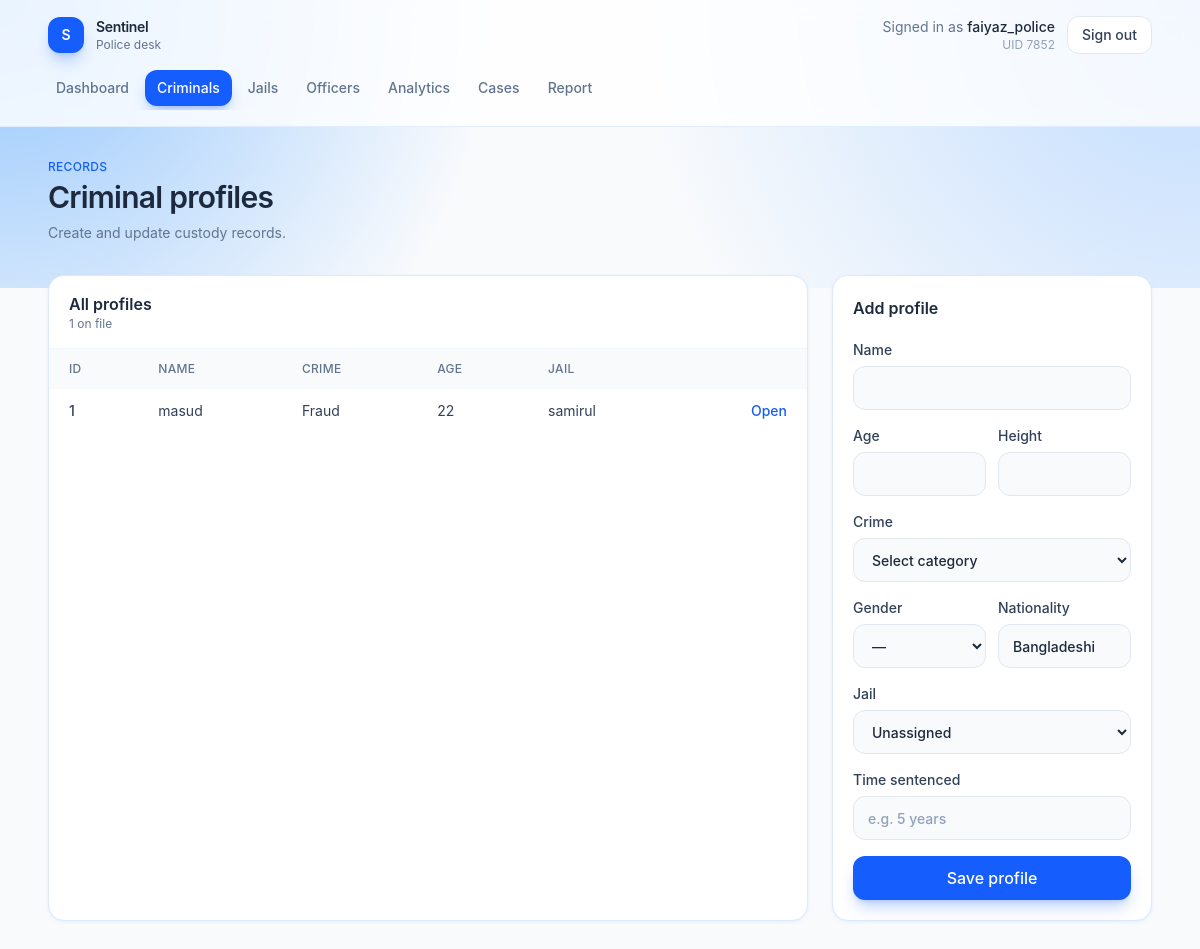
Before: /criminals (signed in) with the older database file.
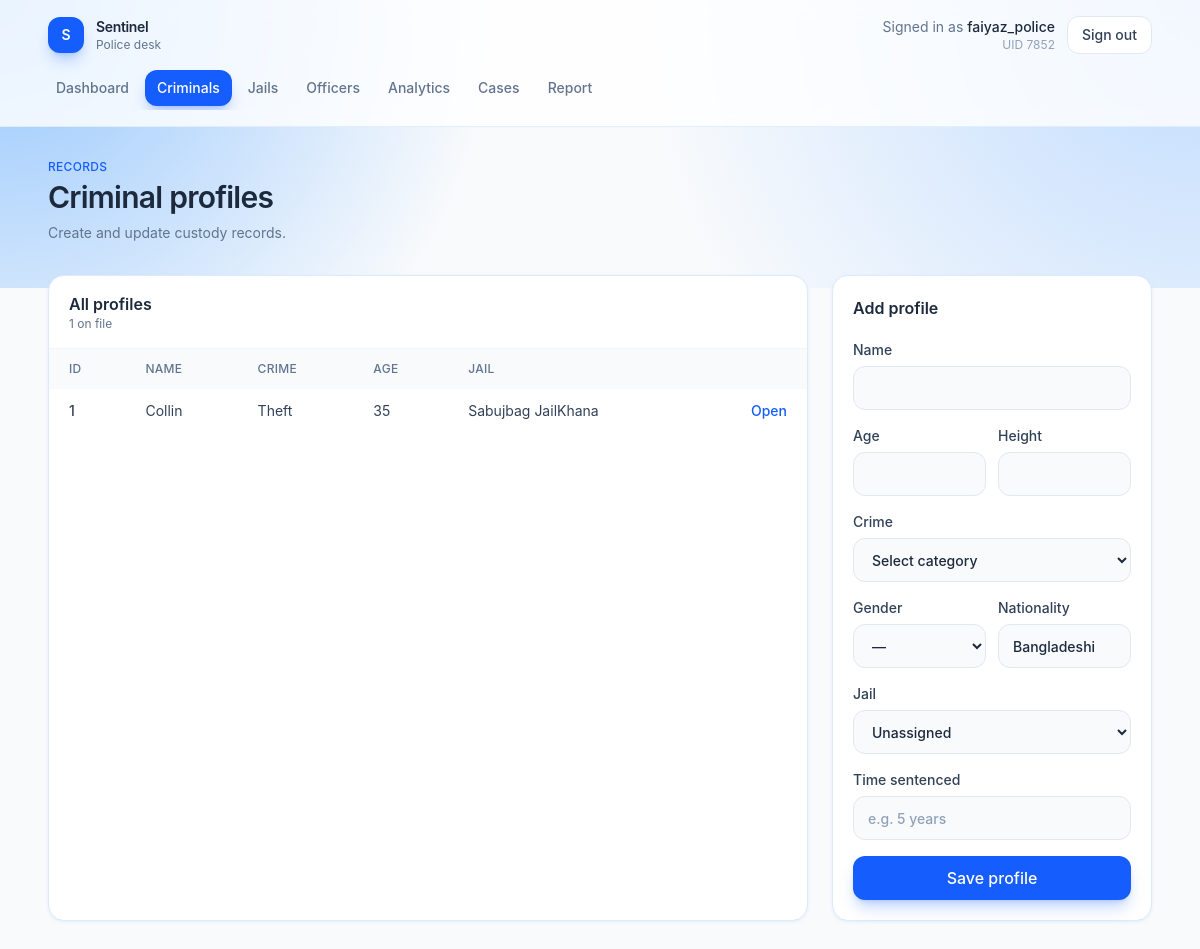
After: the same page with the newer database file.
### tables this page shows
CREATE TABLE Criminal (
    CID INTEGER PRIMARY KEY,
    Name TEXT NOT NULL,
    Age INTEGER,
    Crime TEXT,
    Height REAL,
    Gender TEXT,
    Nationality TEXT,
    JID INTEGER,
    time_sentenced TEXT,
    FOREIGN KEY (JID) REFERENCES Jail(JID)
);

CREATE TABLE Jail (
    JID INTEGER PRIMARY KEY,
    Name TEXT NOT NULL,
    Location TEXT,
    Capacity INTEGER
);

### app.py (the view, shortened to what this page needs)
@app.route("/criminals", methods=["GET", "POST"])
def criminals():
    if not check_login():
            return redirect("/login")
    if session.get("role") != "police":
        return redirect("/search")
    if request.method == "GET":
        db = get_db()
        criminal = db.execute("SELECT c.CID, c.Name, c.Age, c.Crime, c.Gender, c.Nationality, j.Name as jail_name, c.time_sentenced FROM CRIMINAL c LEFT JOIN JAIL j ON c.JID = j.JID").fetchall()
        jail = db.execute("SELECT * FROM JAIL").fetchall()
        return render_template("criminals.html", criminals=criminal, jails=jail)

### app.py (called while the page is built)
def get_db():
    if "db" not in g:
        g.db = sqlite3.connect(app.config["DATABASE"])
        g.db.row_factory = sqlite3.Row
    return g.db

def check_login():
    if session.get("loggedin_UID") is None:
        return False
    return True

@app.context_processor
def inject_current_user():
    uid = session.get("loggedin_UID")
    if not uid:
        return {"user_name": "Guest"}
    name = session.get("name")
    if not name:
        db = get_db()
        row = db.execute("SELECT name FROM USER WHERE UID = ?", (uid,)).fetchone()
        name = row["name"] if row else "Guest"
        session["name"] = name
    return {"user_name": name}

@app.after_request
def disable_cache(response):
    response.headers["Cache-Control"] = "no-store, no-cache, must-revalidate, max-age=0"
    response.headers["Pragma"] = "no-cache"
    response.headers["Expires"] = "0"
    return response

### templates/criminals.html (shortened to what the changed rows need)
{% extends "app.html" %}
{% set criminals = criminals if criminals is defined else [
    {"CID": 101, "Name": "Karim Uddin", "Age": 31, "Crime": "Theft", "Gender": "M", "Nationality": "Bangladeshi", "jail_name": "Dhaka Central", "time_sentenced": "5 years"},
    {"CID": 102, "Name": "Nabila Chowdhury", "Age": 27, "Crime": "Fraud", "Gender": "F", "Nationality": "Bangladeshi", "jail_name": "Kashimpur", "time_sentenced": "3 years"},
    {"CID": 103, "Name": "Faruk Hossain", "Age": 42, "Crime": "Robbery", "Gender": "M", "Nationality": "Bangladeshi", "jail_name": "Dhaka Central", "time_sentenced": "8 years"},
] %}
{% set jails = jails if jails is defined else [
    {"JID": 1, "Name": "Dhaka Central Jail"},
    {"JID": 2, "Name": "Kashimpur Central Jail"},
] %}
{% block page %}
<div class="mb-8 flex flex-col gap-4 sm:flex-row sm:items-end sm:justify-between">
    <div>
        <h1 class="mt-1 text-3xl font-semibold tracking-tight text-slate-800">Criminal profiles</h1>
    </div>
</div>
<div class="grid gap-6 lg:grid-cols-[minmax(0,1fr)_20rem]">
    <article class="overflow-hidden rounded-2xl border border-blue-100 bg-white shadow-sm shadow-blue-100/50">
        <div class="border-b border-slate-100 px-5 py-4">
            <h2 class="font-semibold text-slate-800">All profiles</h2>
        </div>
        {% if criminals %}
        <div class="overflow-x-auto">
            <table class="w-full text-left text-sm">
                <thead class="bg-slate-50 text-xs uppercase tracking-wide text-slate-500">
                    <tr>
                        <th class="px-5 py-3 font-medium">ID</th>
                        <th class="px-5 py-3 font-medium">Name</th>
                        <th class="px-5 py-3 font-medium">Crime</th>
                        <th class="px-5 py-3 font-medium">Age</th>
                        <th class="px-5 py-3 font-medium">Jail</th>
                        <th class="px-5 py-3 font-medium"></th>
                    </tr>
                </thead>
                <tbody class="divide-y divide-slate-100">
                    {% for criminal in criminals %}
                    <tr class="text-slate-700">
                        <td class="px-5 py-3 font-medium">{{ criminal.CID }}</td>
                        <td class="px-5 py-3">{{ criminal.Name }}</td>
                        <td class="px-5 py-3">{{ criminal.Crime or "—" }}</td>
                        <td class="px-5 py-3">{{ criminal.Age or "—" }}</td>
                        <td class="px-5 py-3">{{ criminal.jail_name or "—" }}</td>
                        <td class="px-5 py-3 text-right">
                            <a href="{{ url_for('criminal_detail', cid=criminal.CID) }}" class="font-medium text-blue-600 hover:text-blue-700">Open</a>
                        </td>
                    </tr>
                    {% endfor %}
                </tbody>
            </table>
        </div>
        {% else %}
        <div class="px-5 py-10 text-center text-sm text-slate-500">No criminal profiles yet.</div>
        {% endif %}
    </article>
    <article class="h-fit rounded-2xl border border-blue-100 bg-white p-5 shadow-sm shadow-blue-100/50">
        <h2 class="font-semibold text-slate-800">Add profile</h2>
    </article>
</div>
{% endblock %}

Changed rows visible on the page:
changed Criminal id 1: Name "masud" → "Collin"; Crime "Fraud" → "Theft"; Age "22" → "35"; Name "samirul" → "Sabujbag JailKhana"
